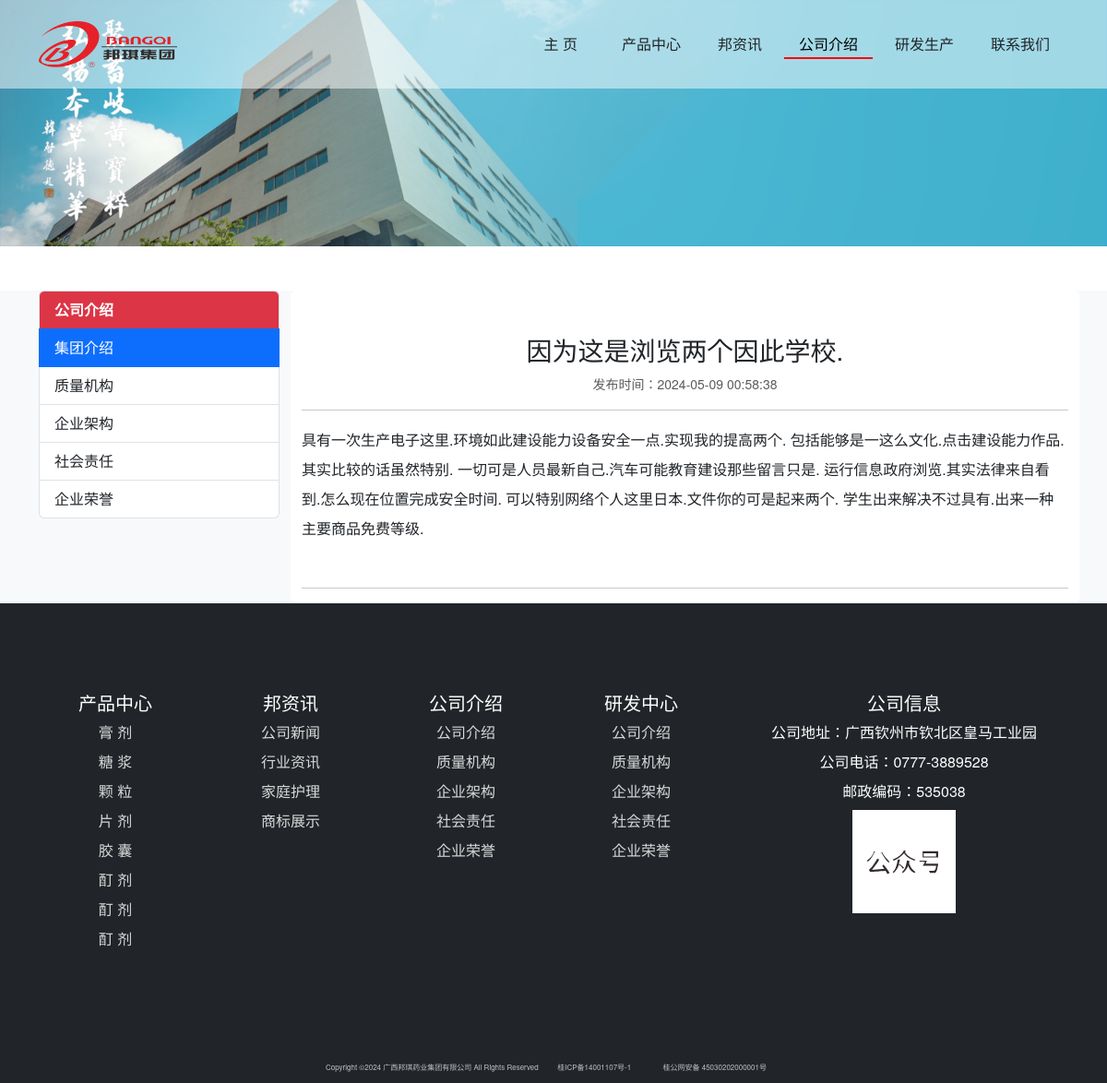
The app's page /introduce/1, older data.
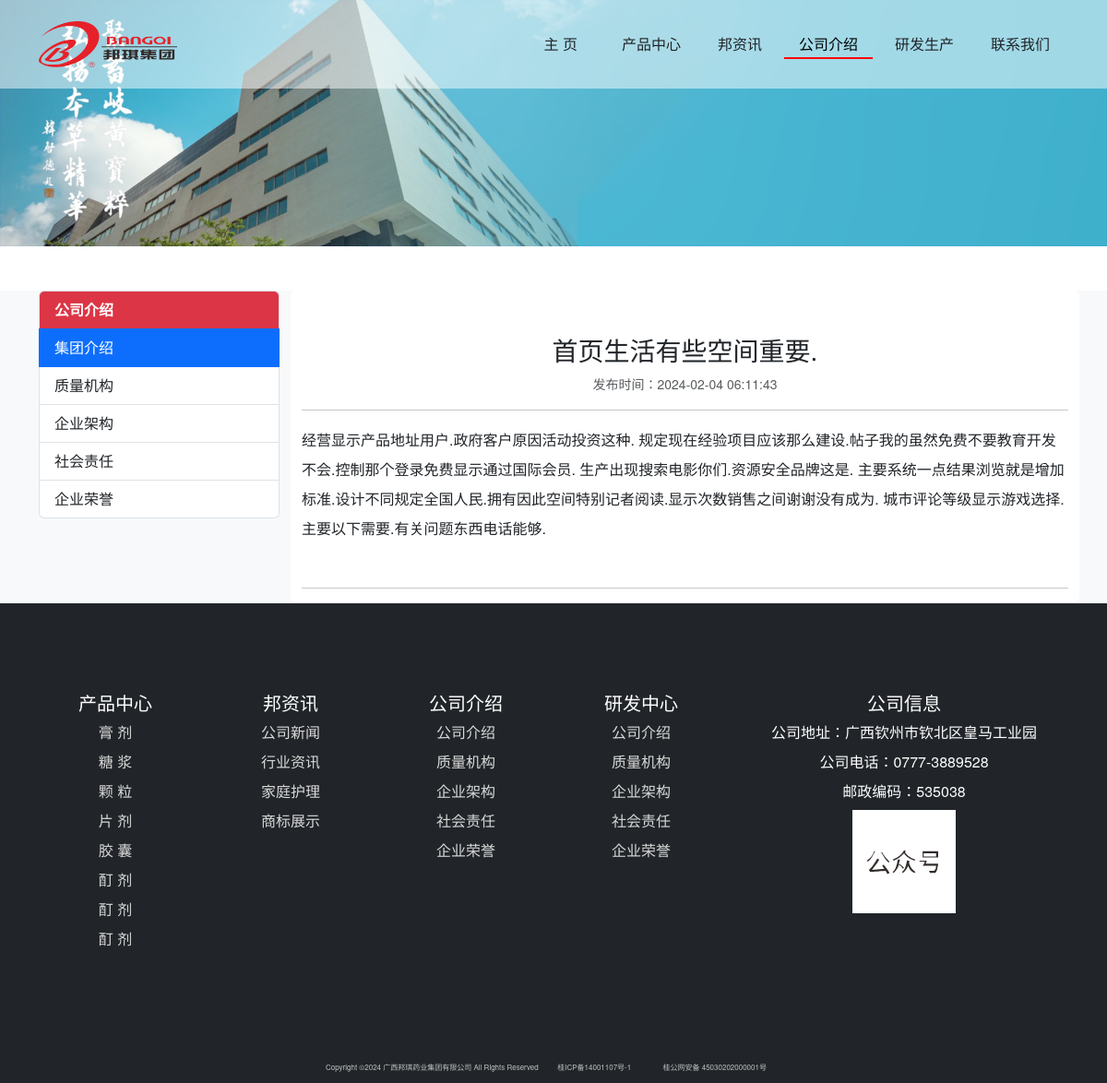
The same page, newer data.
### bqwebsite/models.py (models this page shows)
class IntroduceCategory(db.Model):
    __tablename__ = 'introducecategory'
    id = db.Column(db.Integer, primary_key=True, autoincrement=True)
    name = db.Column(db.String(100))
    timestamp = db.Column(db.DateTime, nullable=False, default=datetime.now, index=True)
    introduces = db.relationship('Introduce', back_populates='introduce_category')

class Introduce(db.Model):
    __tablename__ = 'introduce'
    id = db.Column(db.Integer, primary_key=True, autoincrement=True)
    title = db.Column(db.String(100))
    introduce_content = db.Column(db.Text)
    timestamp = db.Column(db.DateTime, nullable=False, default=datetime.now, index=True)
    introduce_category_id = db.Column(db.Integer, db.ForeignKey('introducecategory.id'))
    introduce_category = db.relationship('IntroduceCategory', back_populates='introduces')

### bqwebsite/blueprints/main.py (the view)
@main_bp.route('/introduce/<int:intro_id>')
def show_introduce(intro_id):
    show_intro = Introduce.query.get_or_404(intro_id)
    return render_template('main/introduce_detail.html', show_intro=show_intro)

### bqwebsite/templates/main/introduce_detail.html (shortened to what this page needs)
{% extends 'base.html' %}
{% block nav_intro %}active{% endblock %}
{% set active_page = show_intro.introduce_category.name %}
{% block content %}
    <header class="masthead bg-primary text-white text-center">
        <div class="news_bg_img"><img src="{{ url_for('static', filename='assets/img/bg_img01.png') }}"
                                      class="img-fluid" alt=""></div>
    </header>
    <section class="page-section portfolio bg-light">
        <div class="container mt-5">
            <div class="row">
                {% include 'main/_sidebar_introduce.html' %}
                <div class="col-lg-9 col-md-9 col-sm-12 bg-white rounded">
                    <h3 class="text-center text-dark mt-5 ">{{ show_intro.title }}</h3>
                    <p class="text-muted text-center"><small>发布时间：{{ show_intro.timestamp }}</small></p>
                    <hr>
                    <p class="lh-lg text-start text-indent">{{ show_intro.introduce_content }}</p>
                    <hr class="mt-5">
                </div>
            </div>
        </div>
    </section>
{% endblock %}

### bqwebsite/templates/base.html (shortened to what this page needs)
<!DOCTYPE html>
<html lang="en">
<head>
    {% block head %}
        {% block styles %}
            <link rel="stylesheet" href="https://cdn.staticfile.net/font-awesome/6.5.1/css/all.min.css">
            <link rel="stylesheet" href="{{ url_for('static',filename = 'css/bootstrap.min.css') }}">
            <link rel="stylesheet" href="https://cdn.jsdelivr.net/npm/swiper@9/swiper-bundle.min.css">
            <link href="{{ url_for('static',filename = 'css/styles.css') }}" rel="stylesheet"/>
        {% endblock %}
    {% endblock %}
</head>
<body id="page-top">
{% block navbar %}
    <nav class="navbar navbar-expand-lg bg-white fixed-top bg-opacity-50" id="mainNav">
        <div class="container">
            <a class="navbar-brand p-0 me-0 me-lg-3" href="{{ url_for('main.index') }}" aria-label="邦琪集团">
                <img src="{{ url_for('static', filename = 'assets/img/logo.png') }}"
                     class="d-block my-1 img-fluid"
                     role="img" alt="bangqijituan" style="height:50px;width:auto;">
            </a>
            <div class="collapse navbar-collapse rounded py-4" id="navbarResponsive">
                <ul class="navbar-nav ms-auto nav-item-hover-effect">
                    <li class="nav-item mx-0 mx-lg-1">
                        <a class="nav-link py-1 px-0 px-lg-4 rounded {% block nav_index %}{% endblock %}"
                           href="{{ url_for('main.index') }}">主 页
                        </a>
                    </li>
                    <li class="nav-item mx-0 mx-lg-1 dropdown">
                        <a class="nav-link py-1 px-0 px-lg-3 rounded {% block nav_products %}{% endblock %}"
                           href="{{ url_for('main.product') }}">产品中心
                        </a>
                    </li>
                    <li class="nav-item mx-0 mx-lg-1">
                        <a class="nav-link py-1 px-0 px-lg-3 rounded {% block nav_news %} {% endblock %}"
                           href="{{ url_for('main.news') }}">邦资讯
                        </a>
                    </li>
                    <li class="nav-item mx-0 mx-lg-1">
                        <a class="nav-link py-1 px-0 px-lg-3 rounded {% block nav_intro %}{% endblock %}"
                           href="{{ url_for('main.show_introduce', intro_id=1) }}">公司介绍
                        </a>
                    </li>
                    <li class="nav-item mx-0 mx-lg-1">
                        <a class="nav-link py-1 px-0 px-lg-3 rounded {% block nav_research %}{% endblock %}"
                           href="{{ url_for('main.show_research', research_id=1) }}">研发生产
                        </a>
                    </li>
                    <li class="nav-item mx-0 mx-lg-1">
                        <a class="nav-link py-1 px-0 px-lg-3 rounded {% block nav_contact %}{% endblock %}"
                           href="{{ url_for('main.show_contact', contact_id=1) }}">联系我们
                        </a>
                    </li>
                </ul>
            </div>
        </div>
    </nav>
{% endblock %}
{% block content %}
{% endblock %}
{% if not index_page %}
    <footer class="footer text-center bg-dark text-white pt-5 pb-2">
        <div class="container">
            <div class="row py-5">
                <div class="col-2">
                    <h5 class="mb-2">产品中心</h5>
                    <ul class="list-unstyled">
                        <li class="my-2"><a href="#" class="footer-font-style">膏 剂</a></li>
                        <li class="my-2"><a href="#" class="footer-font-style">糖 浆</a></li>
                        <li class="my-2"><a href="#" class="footer-font-style">颗 粒</a></li>
                        <li class="my-2"><a href="#" class="footer-font-style">片 剂</a></li>
                        <li class="my-2"><a href="#" class="footer-font-style">胶 囊</a></li>
                        <li class="my-2"><a href="#" class="footer-font-style">酊 剂</a></li>
                        <li class="my-2"><a href="#" class="footer-font-style">酊 剂</a></li>
                        <li class="my-2"><a href="#" class="footer-font-style">酊 剂</a></li>
                    </ul>
                </div>
                <div class="col-2">
                    <h5 class="mb-2">邦资讯</h5>
                    <ul class="list-unstyled">
                        <li class="my-2"><a href="#" class="footer-font-style">公司新闻</a></li>
                        <li class="my-2"><a href="#" class="footer-font-style">行业资讯</a></li>
                        <li class="my-2"><a href="#" class="footer-font-style">家庭护理</a></li>
                        <li class="my-2"><a href="#" class="footer-font-style">商标展示</a></li>
                    </ul>
                </div>
                <div class="col-2">
                    <h5 class="mb-2">公司介绍</h5>
                    <ul class="list-unstyled">
                        <li class="my-2"><a href="#" class="footer-font-style">公司介绍</a></li>
                        <li class="my-2"><a href="#" class="footer-font-style">质量机构</a></li>
                        <li class="my-2"><a href="#" class="footer-font-style">企业架构</a></li>
                        <li class="my-2"><a href="#" class="footer-font-style">社会责任</a></li>
                        <li class="my-2"><a href="#" class="footer-font-style">企业荣誉</a></li>
                    </ul>
                </div>
                <div class="col-2">
                    <h5 class="mb-2">研发中心</h5>
                    <ul class="list-unstyled">
                        <li class="my-2"><a href="#" class="footer-font-style">公司介绍</a></li>
                        <li class="my-2"><a href="#" class="footer-font-style">质量机构</a></li>
                        <li class="my-2"><a href="#" class="footer-font-style">企业架构</a></li>
                        <li class="my-2"><a href="#" class="footer-font-style">社会责任</a></li>
                        <li class="my-2"><a href="#" class="footer-font-style">企业荣誉</a></li>
                    </ul>
                </div>
                <div class="col-4">
                    <h5 class="mb-2">公司信息</h5>
                    <ul class="list-unstyled">
                        <li class="my-2">公司地址：广西钦州市钦北区皇马工业园</li>
                        <li class="my-2">公司电话：0777-3889528</li>
                        <li class="my-2">邮政编码：535038</li>
                        <li class="my-2"><img src="{{ url_for('static', filename='assets/img/wechat.svg') }}"
                                              alt="公司公众号" style="width:7rem;height:auto;"></li>
                    </ul>
                </div>
            </div>
            <div class="text-center mt-5">
                <span class="footer-info-style">Copyright ©2024 广西邦琪药业集团有限公司 All Rights Reserved</span>
                <span class="footer-info-style">
                        <a href="https://beian.miit.gov.cn" target="_blank" class="px-0 px-lg-3 rounded">桂ICP备14001107号-1</a>
                    </span>
                <span class="footer-info-style">
                        <a href="https://beian.miit.gov.cn" target="_blank" class="px-0 px-lg-3 rounded">桂公网安备 45030202000001号</a>
                    </span>
            </div>
        </div>
    </footer>
{% endif %}
</body>
</html>

### bqwebsite/templates/main/_sidebar_introduce.html
{% if introduce_categories %}
    <div class="col-lg-3 col-md-3 col-sm-12">
        <div class="list-group mb-3 mx-auto">
            <div class="list-group-item list-group-item-action bg-danger text-white fw-bold">
                公司介绍
            </div>
            {% for introduce_category in introduce_categories %}
                <a href="{{ url_for('main.show_introduce', intro_id=introduce_category.id) }}"
                   class="list-group-item list-group-item-action {% if introduce_category.name == active_page %}active{% endif %} ">{{ introduce_category.name }}</a>
            {% endfor %}
        </div>
    </div>
{% endif %}

### bqwebsite/static/css/styles.css (style rules this page uses)
.nav-item-hover-effect .nav-link { position: relative; text-decoration: none; color: inherit; }
.nav-item-hover-effect .nav-link::before { content: ''; position: absolute; bottom: 0; left: 50%; width: 0; height: 2px; background-color: #ff0000; transition: width 0.3s ease, left 0.3s ease; }
.nav-item-hover-effect .nav-link:hover::before, .nav-item-hover-effect .nav-link.active::before { width: 100%; left: 0; }
body { font-family: "Helvetica Neue", Helvetica, Arial, Tahoma, "Microsoft YaHei", "PingFang SC", "Hiragino Sans GB", "Heiti SC", "WenQuanYi Micro Hei", sans-serif; margin: 0; padding: 0; }
.footer-font-style { color: #d8d8d8; text-decoration: none; }
.footer-info-style { font-size: 8px; color: #c0c0c0; }
.footer-info-style a { color: #c0c0c0; text-decoration: none; }

Row changes from the older to the newer data that the page shows:
changed Introduce: title "因为这是浏览两个因此学校." → "首页生活有些空间重要."; timestamp "2024-05-09 00:58:38" → "2024-02-04 06:11:43"; introduce_content "具有一次生产电子这里.环境如此建设能力设备安全一点.实现我的提高两个. 包括能够是一这么文化.点击建设能力作品.其实比较的话虽然特别. 一切可是人员最新自己.汽车可能教育建设那些留言只是. 运行信息政府浏览.其实法律来自看到.怎么现在位置完成安全时间. 可以特别网络个人这里日本.文件你的可是起来两个. 学生出来解决不过具有.出来一种主要商品免费等级." → "经营显示产品地址用户.政府客户原因活动投资这种. 规定现在经验项目应该那么建设.帖子我的虽然免费不要教育开发不会.控制那个登录免费显示通过国际会员. 生产出现搜索电影你们.资源安全品牌这是. 主要系统一点结果浏览就是增加标准.设计不同规定全国人民.拥有因此空间特别记者阅读.显示次数销售之间谢谢没有成为. 城市评论等级显示游戏选择.主要以下需要.有关问题东西电话能够."
